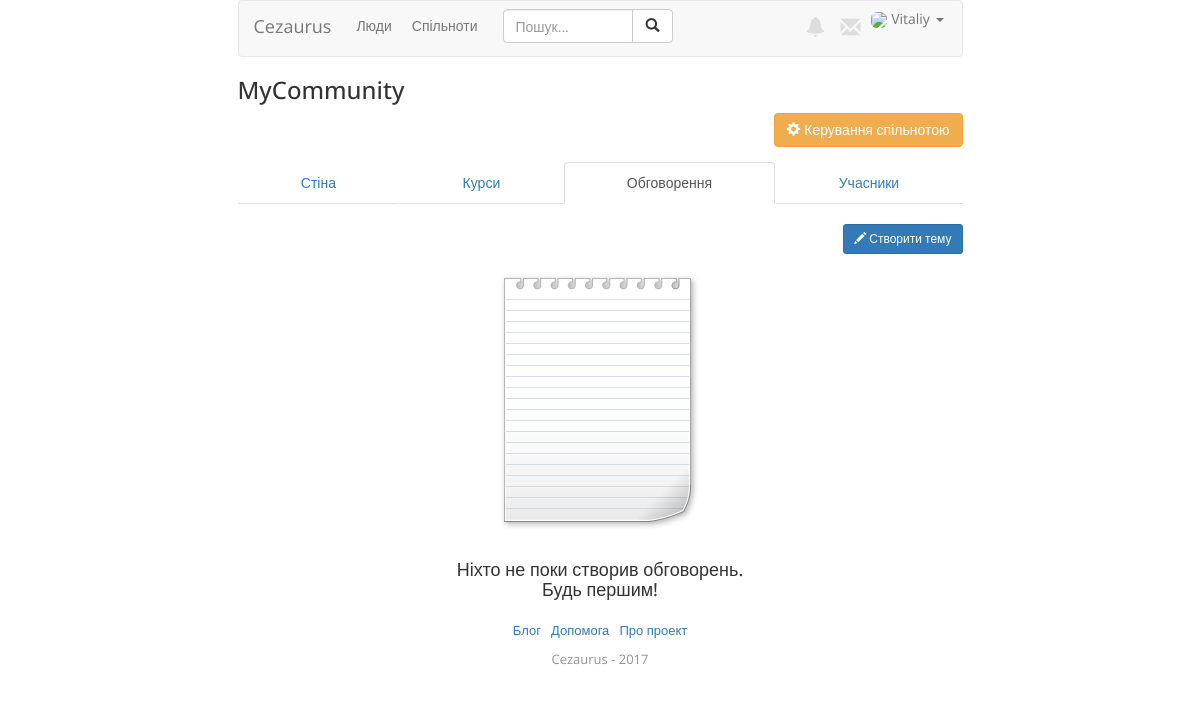
Before: /c/1/discussions/ (signed in) with the older database file.
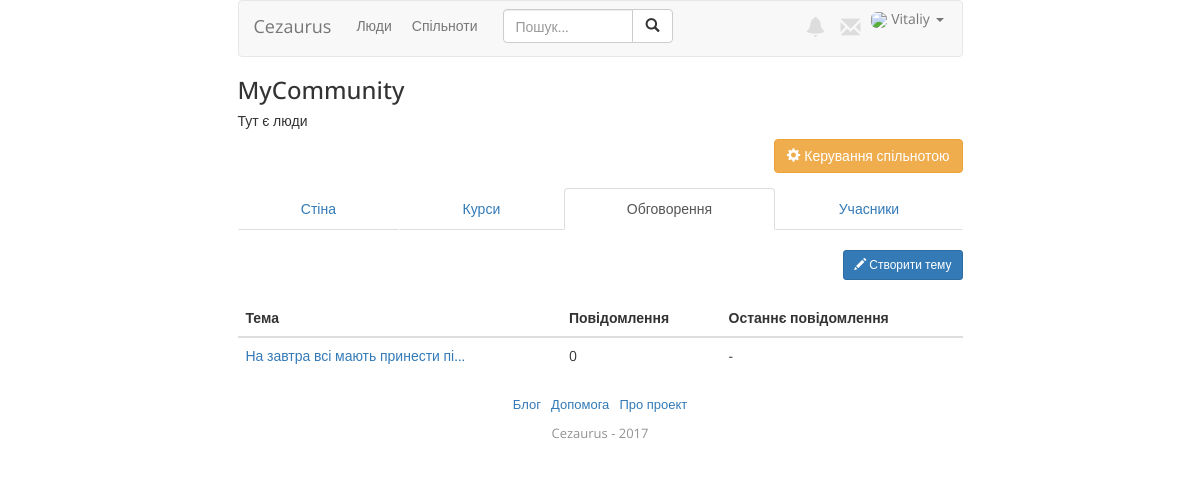
After: the same page with the newer database file.
### communities/models.py (models this page shows, shortened)
class Community(models.Model):
    name = models.CharField(max_length=30)
    description = models.CharField(max_length=250, null=True, blank=True)
    administrators = models.ManyToManyField(User)
    invitation_code = models.CharField(null=True, blank=True, max_length=5)
    objects = CommunityManager()

class Discussion(models.Model):
    community = models.ForeignKey(Community, on_delete=models.CASCADE, related_name='community_topics')
    author = models.ForeignKey(User, on_delete=models.CASCADE)
    title = models.CharField(max_length=80)
    text = models.TextField(max_length=2500)
    publication_time = models.DateTimeField(auto_now_add=True)
    last_message = models.CharField(default='-', max_length=40)  # !!!!!!!!!
    class Meta:
        ordering = ('-publication_time', )
    def comments_count(self):
        return DiscussionComment.objects.filter(to_discussion=self).count()
    def last_comment(self):
        if DiscussionComment.objects.filter(to_discussion=self).exists():
            return DiscussionComment.objects.filter(to_discussion=self)[0]
        return False

### communities/views.py (the view)
# urls.py: url(r'^c/(?P<c_id>\d+)/discussions/$', comm_views.discussions, name='discussions'),
@login_required()
def discussions(request, c_id):
    c = get_object_or_404(Community, id=c_id)
    is_admin = False
    if request.user in c.administrators.all():
        is_admin = True
    topics = Discussion.objects.filter(community=c)
    if c not in request.user.profile.communities.all():
        return redirect(reverse('my_communities'))
    data = {
        'com': c,
        'discussions': topics,
        'is_admin': is_admin,
    }
    return render(request, 'communities/discussions.html', data)

### profiler/models.py (called while the page is built)
    def get_picture(self):
        no_picture = 'http://i.imgur.com/CyZ1Gh3.png'
        try:
            filename = settings.MEDIA_ROOT + '/profile_pictures/' + self.user.username + '.jpg'
            picture_url = settings.MEDIA_URL + 'profile_pictures/' + self.user.username + '.jpg'
            if os.path.isfile(filename):
                return picture_url
            else:
                return no_picture
        except Exception as e:
            return no_picture

### templates/communities/discussions.html (shortened to what this page needs)
{% extends 'base.html' %}
{% load static %}
{% load humanize %}
{% block head %}
  <link rel="stylesheet" href="{% static 'css/community-style.css' %}">
{% endblock head %}
{% block body %}
   <div class="com-info-block">
     <h3>{{ com.name }}</h3>
     <h5>{{ com.description }}</h5>
      {% if is_admin %}
       <a href="{% url 'community_settings' c_id=com.id %}">
         <button type="button" class="btn btn-warning">
           <span class="glyphicon glyphicon-cog" aria-hidden="true"></span>
           Керування спільнотою
         </button>
       </a>
       {% endif %}
   </div>
   {% include 'communities/community-menu.html' with active='discussions' %}
   <div class="discussion-block">
     <a href="{% url 'create_discussion' c_id=com.id %}">
     <button type="button" class="btn btn-primary btn-create-topic btn-sm">
       <span class="glyphicon glyphicon glyphicon-pencil" aria-hidden="true"></span>
         Створити тему
     </button>
     </a>
  {% if discussions %}
    <table class="table table-hover">
      <thead>
        <tr>
          <th>Тема</th>
          <th>Повідомлення</th>
          <th>Останнє повідомлення</th>
        </tr>
      </thead>
      <tbody>
       {% for disc in discussions %}
        <tr>
          <td>
            <a href="{% url 'discussion' c_id=com.id d_id=disc.id %}">
              {{ disc.title|truncatechars:32 }}
            </a>
          </td>
          <td>{{ disc.comments_count }}</td>
          <td>
            {% if disc.last_comment %}
              <a href="{% url 'profile' username=disc.last_comment.from_user.username %}">{{ disc.last_comment.from_user.get_full_name }}</a>,
              {{ disc.last_comment.publication_date|naturaltime }}
           {% else %}
          -
           {% endif %}
          </td>
        </tr>
       {% endfor %}
      </tbody>
    </table>
  {% else %}
   <div class="no_topics text-center">
     <img src="{% static 'img/no_topics.png' %}" class="no_topics">
     <h4>Ніхто не поки створив обговорень. <br> Будь першим!</h4>
   </div>
  {% endif %}
   </div>
{% endblock body %}

Changed rows visible on the page:
changed Community "MyCommunity": description (not shown) → "Тут є люди"
added Discussion: title "На завтра всі мають принести пі…", comments_count "0"
Other visible differences:
text no longer shown: "Ніхто не поки створив обговорень. Будь першим!"
text now shown: "Тема Повідомлення Останнє повідомлення"
